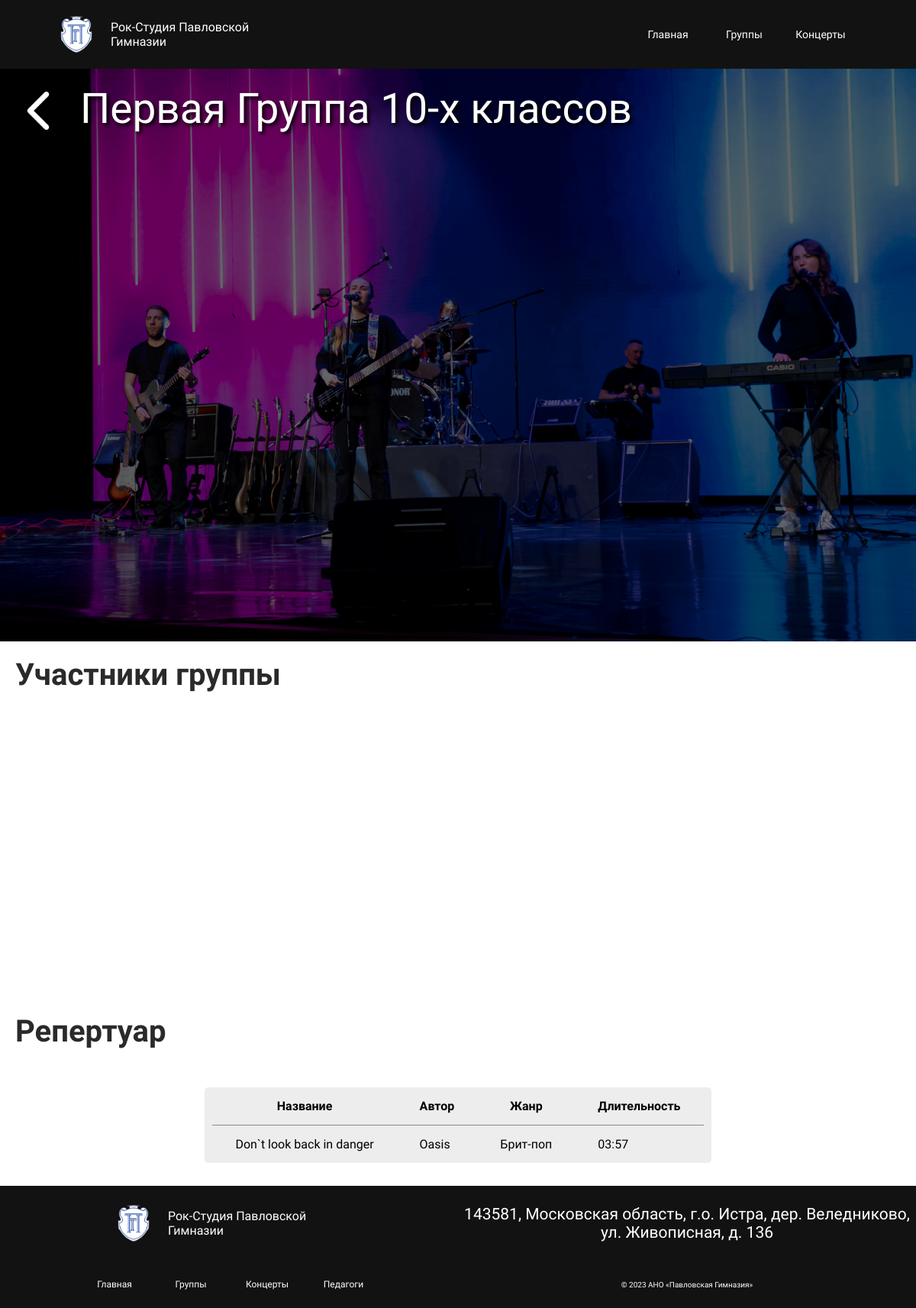
/MusicStudio/groups/4, run on the app's committed database.
### MusicStudioApp/models.py (models this page shows, shortened)
class Group(models.Model):
    name = models.CharField(max_length = 150)
    song = models.ManyToManyField(Song, null = True)
    member = models.ManyToManyField('Member', null = True)
    main_photo = models.ForeignKey(
        'Image',
        null=True,
        on_delete=models.CASCADE,
        related_name = "main_group_photo"
    )
    photos = models.ManyToManyField('Image', null = True, related_name = "group_photos")

class Image(models.Model):
    src = models.ImageField()

class Member(models.Model):
    name = models.CharField(max_length = 150)
    surname = models.CharField(max_length = 150, null = True)
    instruments = models.ManyToManyField(Instruments, null = True)
    grade = models.ForeignKey(
        'MemberGrade',
        on_delete=models.CASCADE,
        default=1
    )
    photos = models.ManyToManyField(
        Image, blank = True,
        related_name = "photos")
    main_photo = models.ForeignKey(
        Image,
        on_delete=models.CASCADE,
        null = True,
        blank = True,
        related_name = "main_photo"
    )
    def __str__(self):
        return f"{self.pk} - {self.surname} {self.name} {self.grade.name}"

class Song(models.Model):
    name = models.CharField(max_length = 150)
    author = models.CharField(max_length = 150, null = True)
    genre = models.ForeignKey(
        'SongGenre',
        on_delete=models.CASCADE,
        default=1
    )
    time = models.TimeField(null = True)
    def __str__(self):
        return f"{self.pk} - {self.name}"

class SongGenre(models.Model):
    name = models.CharField(max_length = 150)

### MusicStudioApp/views.py (the view)
# urls.py: path('MusicStudio/groups/<int:group_id>', views.group_view),
def group_view(request, group_id):
    group = get_object_or_404(Group, pk=group_id)
    songs = group.song.all()
    members = group.member.all()
    img = Image.objects.get(pk=23)
    print(songs)
    print(members)
    context = {
        "title": "Страница группы",
        "id": group_id,
        "songs": songs,
        "group": group,
        "members": members,
        "placeholder": img
    }
    return render(request, "MusicStudio/group.html", context)

### MusicStudioApp/templates/MusicStudio/group.html (shortened to what this page needs)
{% extends 'MusicStudio/base.html' %}
{% load static  %}
{% block css_load %}
    <link rel="stylesheet" href="{% static "css/group.css"%}">
    <link rel="stylesheet" href="{% static "adaptive-css/group-adaptive.css"%}">
{% endblock css_load %}
{% block main %}
    <div class="main">
        <div class="group-pic">
            <div class="filter-layer">
            </div>
            <img src="
                {% if group.main_photo %}
                    {{ group.main_photo.src.url }}
                {% else %}
                    https://placehold.co/600x400?text=Image
                {% endif %}
            "
            alt="" style="width: 100%">
            <div class="group-text">
                <a href="{% url 'groups'%}">
                    <img src="{% static "img/arrow-down-sign-to-navigate.png"%}" id = "back-button" alt="">
                </a>
                <p>{{ group.name }}</p>
            </div>
        </div>
        <div class="group-page-title">
            Участники группы
        </div>
        <div class="members">
            {% for member in members %}
            <div class="member"  style="background-image: url(
                {% if member.main_photo %}
                    {{ member.main_photo.src.url }}
                {% else %}
                    {{ placeholder.src.url }}
                {% endif %}
            )">
                <div class="filter-layer">
                </div>
            </div>
            {% endfor %}
        </div>
        <div class="group-page-title">
            Репертуар
        </div>
        <div class="repertoire">
            <div>
                <table class="repertoire-table">
                    <tr>
                        <th>Название</th>
                        <th>Автор</th>
                        <th>Жанр</th>
                        <th>Длительность</th>
                    </tr>
                    {% if songs %}
                        {% for song in songs %}
                        <tr>
                            <td>{{ song.name }}</td>
                            <td>{{ song.author }}</td>
                            <td>{{ song.genre.name }}</td>
                            <td>{{ song.time|date:"i:s"}}</td>
                        </tr>
                        {% endfor %}
                    {% endif %}
                </table>
            </div>
        </div>
    </div>
{% endblock main %}

### MusicStudioApp/static/css/style.css (style rules this page uses)
* { padding: 0px; margin: 0px; border: none; }
*, *::before, *::after { box-sizing: border-box; }
a, a:link, a:visited { text-decoration: none; }
h1, h2, h3, h4, h5, h6, p { font-size: inherit; font-weight: inherit; }
img { vertical-align: top; }
img, svg { max-width: 100%; height: auto; }
* { font-family: 'Unbounded', cursive; }

### MusicStudioApp/static/css/group.css (style rules this page uses)
* { font-family: 'Unbounded', cursive; }
.group-pic { width: 100%; position: relative; }
.filter-layer { width: 100%; position: absolute; background-color: rgba(0, 0, 0, 0.6); top: 0; left: 0; z-index: 1; height: 100%; backdrop-filter: blur(0px); }
.group-text { text-align: center; text-shadow: 3px 3px 5px black; color: white; position: absolute; font-size: 55px; z-index: 2; top: 20px; left: 25px; display: flex; }
.group-text p { margin-left: 30px; }
.group-text img { width: 50px; position: relative; top: 10px; transition: 0.3s; }
.members { width: 100%; display: flex; padding: 20px; flex-wrap: wrap; }
.member { width: 300px; height: 300px; border-radius: 25px; background-size: cover; margin: 20px; color: white; font-size: 20px; padding: 20px 0px 0px 20px; position: relative; overflow: hidden; z-index: 0; }
.member .filter-layer { background-color: rgba(0, 0, 0, 0); backdrop-filter: blur(0px); z-index: 1; transition: 0.3s; }
.group-page-title { padding: 20px; color: rgb(42, 42, 42); font-size: 40px; font-weight: 700; }
.repertoire { display: flex; justify-content: center; text-align: left; padding: 30px; }
.repertoire div { background-color: rgb(237, 237, 237); border-radius: 5px; padding-left: 10px; padding-right: 10px; }
.repertoire-table { border-collapse: collapse; }
td, th { padding: 15px 30px; border-bottom: 1px solid rgb(137, 137, 137); }
tr:last-child td { border: none; }

### data on the page
Group: main_photo.src (picture), name "Первая Группа 10-х классов"
Song: name "Don`t look back in danger", author "Oasis", genre.name "Брит-поп", time "03:57"
